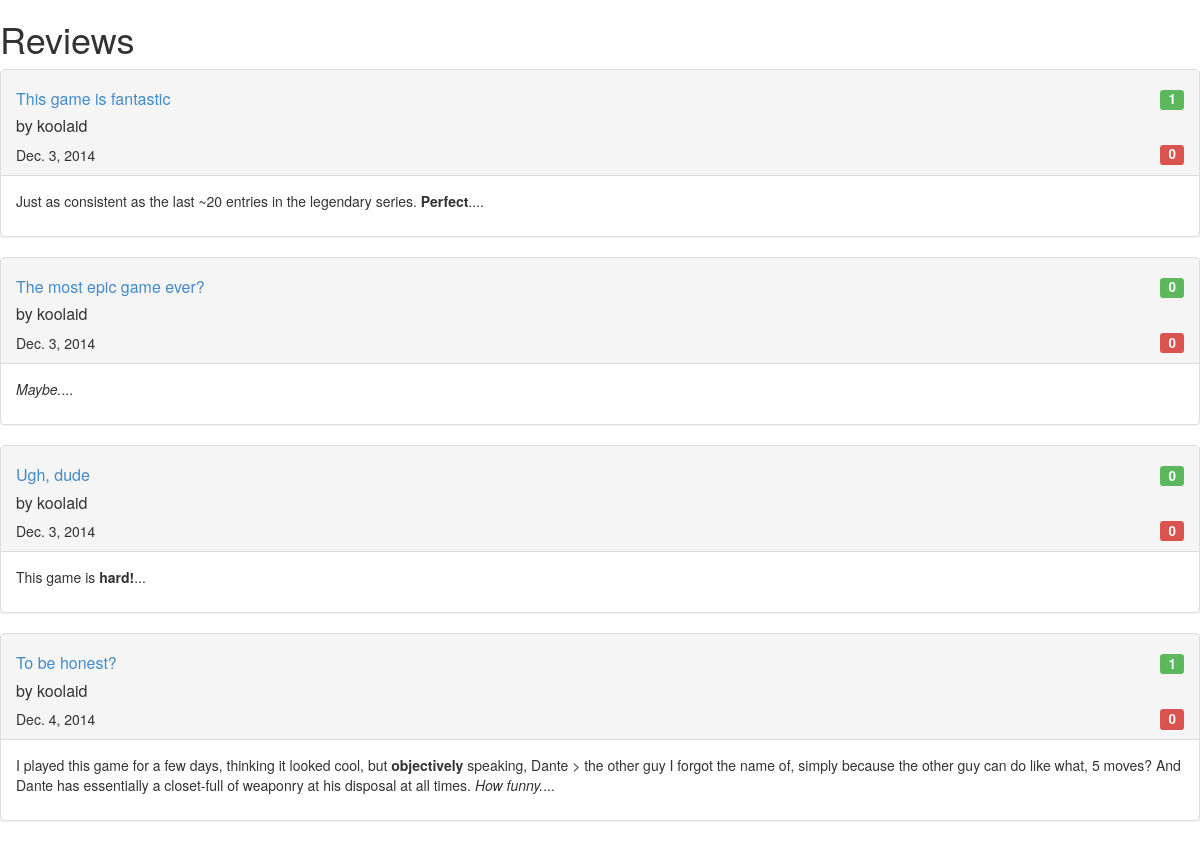
/djangofett/user/1/ (signed in, lower part), run on an earlier commit of the app's database.
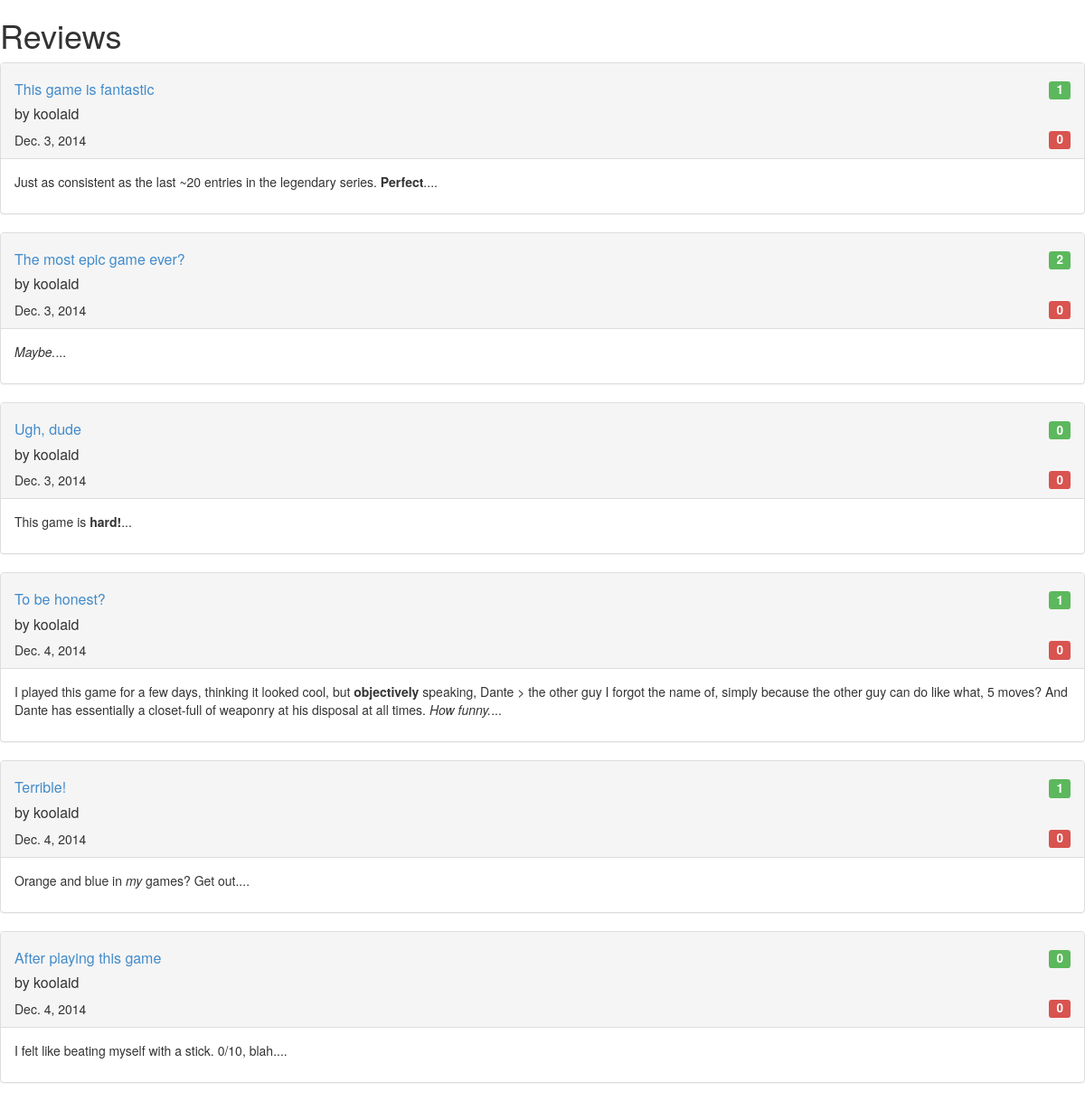
And on a later commit of the database.
### portal/models.py (models this page shows, shortened)
class Review(models.Model):
    title = models.CharField(max_length=100)
    body = models.TextField()
    author_id = models.ForeignKey('auth.User')
    game_id = models.ForeignKey('Game')
    pub_date = DateTimeField(default=timezone.now)
    karma = models.IntegerField(default=0)
    reported_count = models.IntegerField(default=0)
    def preview(self):
        return self.body[:350] + "..."

### portal/views.py (the view)
# urls.py: url(r'^user/(?P<user_id>\d+)/$', views.user, name='user'),
def user(request, user_id):
    u = User.objects.get(id=user_id)
    rank = dict(u.RANK_CHOICES).get(u.assert_rank())
    context = {'karma': u.get_karma(),
               'rank': rank,
               'about': u.about,
               'image': u.image}
    return render(request, 'portal/user.html', context)

### portal/models.py (called while the page is built)
    def get_karma(self):
        return sum([rev.karma for rev in self.review_set.all()])

    def assert_rank(self):
        karma = self.get_karma()
        if karma < 10:
            self.rank = self.NOOB
        elif karma < 20:
            self.rank = self.SAMARITAN
        elif karma < 30:
            self.rank = self.PRO
        else:
            self.rank = self.GOAT
        return self.rank

### portal/templates/portal/user.html (shortened to what this page needs)
{% extends "base.html" %}
{% load markdown_deux_tags %}
{% load staticfiles %}
{% block content %}
<br>
<h1> Reviews</h1>
<ul class="list-group">
    {% for rev in user.review_set.all %}
      <div class="panel panel-default">
        <div class="panel-heading">
            <h4>
              <span class="label label-success pull-right" title="karma points"> {{ rev.karma }}</span>
            </h4>
          <h3 class="panel-title"><p class="text-primary">
            <a href={% url 'portal.views.review' rev.id %}>
              {{ rev.title }}</a> </p>by {{ rev.author_id }}
          </h3>
          <h4>
            <span class="label label-danger pull-right" title="reports"> {{ rev.reported_count }} </span>
            </h4>
          {{ rev.pub_date|date }}
        </div>
        <div class="panel-body">
          {{ rev.preview|markdown}}
        </div>
      </div>
    {% endfor %}
    </ul>
{% endblock %}

What changed in the data, as far as the page shows it:
changed Review "The most epic game ever?": karma "0" → "2"
added Review: karma "1", title "Terrible!", author_id "koolaid", reported_count "0", pub_date "Dec. 4, 2014", preview "Orange and blue in my games? Get out...."
added Review: karma "0", title "After playing this game", author_id "koolaid", reported_count "0", pub_date "Dec. 4, 2014", preview "I felt like beating myself with a stick. 0/10, blah...."
